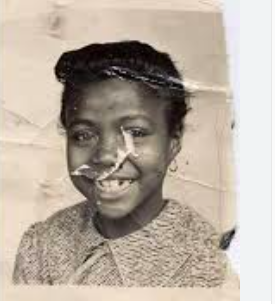
#> input picture app/subidas/imagenoriginal.png, 275 x 304 px, found by its file name
$ python RestauracionImagen.py
#> lines starting #> are read from the running program, lines starting #| are printed output that depends on the picture
#Importación de las librarías necesarias


import skimage
print(skimage.__version__)


import skimage.io
from skimage.restoration import inpaint
import matplotlib.pyplot as plt
import numpy as np
from skimage import transform
import skimage.filters

# Carga y reescalamiento de una imagen dañida

#Carga de la imagen
damaged_image = skimage.io.imread("app/subidas/imagenoriginal.png")
#> damaged_image is the input picture: shape (304, 275, 4); mean R, G, B, A 185.7, 174.1, 161.9, 255
#Reescalamiento
image_rescaled = transform.rescale(damaged_image, 1, anti_aliasing=False, channel_axis=-1)

# Mostrar imagen original y reescalada con matplotlib
plt.figure(figsize=(10, 5))

plt.subplot(1, 2, 1)
plt.imshow(damaged_image)
plt.title("Imagen original")
plt.axis("off")

plt.subplot(1, 2, 2)
plt.imshow(image_rescaled)
plt.title("Imagen reescalada")
#plt.axis("off")

plt.tight_layout()
plt.show()
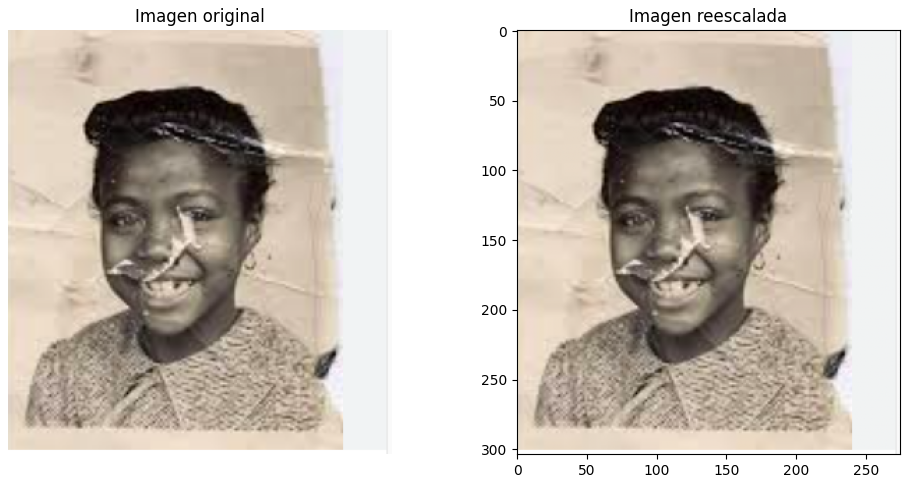
#> figure drawn by matplotlib, 2 panels

#3 - Quitar el ruido a la imagen dañida

filtered_image = skimage.filters.gaussian(image_rescaled, sigma=3)
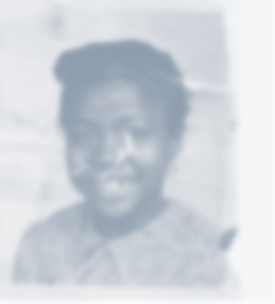
#> filtered_image: shape (304, 275, 4) float64; mean R, G, B, A 0.767, 0.794, 0.828, 0.866; transparent parts drawn white
plt.figure(figsize=(10, 5))
plt.imshow(filtered_image)
plt.title ("Imagen sin ruido")
#plt.axis("off")
plt.show()

#Create a mascara. The image's torn out parts will be
#white in the mascara, the rest of the mascara will be black.


mascara = np.zeros(image_rescaled.shape[:-1])
mascara[128:180,66:170]=1
#mascara[150:183, 0:75]=1
#mascara[315:435, 355:488]=1
#Display the mascara:
skimage.io.imshow(mascara)
plt.title('Binary mascara')
#plt.axis('off')

# Restaurar la imagen
"""
# ############################################################
# Falta como meter este cambio a la original
# ############################################################
#
# """
restored_image = skimage.restoration.inpaint_biharmonic(filtered_image, mascara, channel_axis=-1)
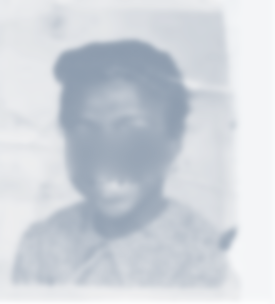
#> restored_image: shape (304, 275, 4) float64; mean R, G, B, A 0.76, 0.788, 0.823, 0.862; transparent parts drawn white

# Graficar la imagen restaurada junto con la imagen original:
f, ax = plt.subplots(1, 2, figsize=(10, 5))
ax[0].imshow(image_rescaled)
ax[0].set_title('Imagen Original')
ax[0].axis('off')
ax[1].imshow(restored_image)
ax[1].set_title('Imagen Restaurada')
ax[1].axis('off')

plt.tight_layout()
plt.show()
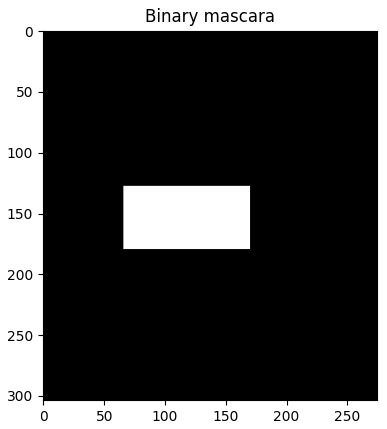
#> figure drawn by matplotlib, 1 panel

$ run again, with app/subidas/Jose.jpg saved as app/subidas/imagenoriginal.png
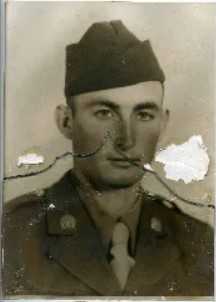
#> input picture app/subidas/Jose.jpg, 216 x 302 px, found by its file name
#> damaged_image is the input picture: shape (302, 216, 3); mean R, G, B 121.3, 115.5, 95
#> `restored_image = skimage.restoration.inpaint_biharmonic(filtered_image..`:
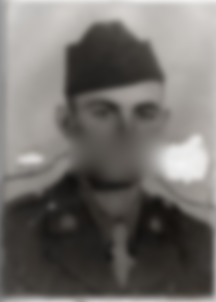
#> restored_image: shape (302, 216, 3) float64; mean R, G, B 0.447, 0.434, 0.42
#> `plt.show()`:
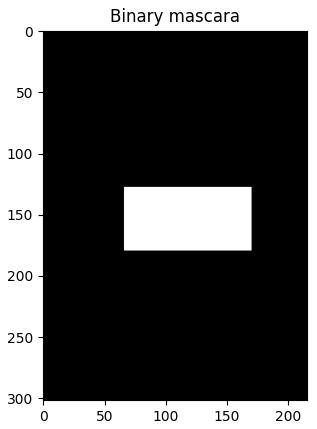
#> figure drawn by matplotlib, 1 panel
